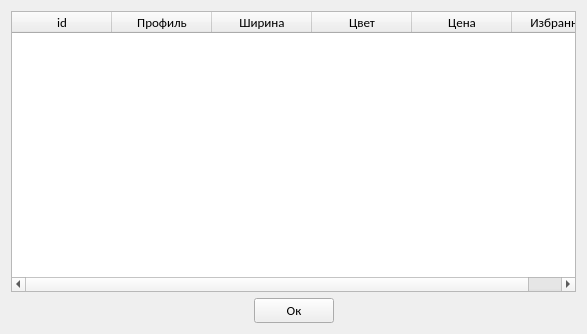
<?xml version="1.0" encoding="UTF-8"?>
<ui version="4.0">
 <class>ProfilesForm</class>
 <widget class="QWidget" name="ProfilesForm">
  <property name="windowModality">
   <enum>Qt::ApplicationModal</enum>
  </property>
  <property name="geometry">
   <rect>
    <x>0</x>
    <y>0</y>
    <width>587</width>
    <height>334</height>
   </rect>
  </property>
  <property name="font">
   <font>
    <family>Calibri</family>
    <pointsize>10</pointsize>
   </font>
  </property>
  <property name="windowTitle">
   <string>ProfilesForm</string>
  </property>
  <layout class="QVBoxLayout" name="verticalLayout">
   <item>
    <widget class="QTableWidget" name="profilesTableWidget">
     <property name="sizePolicy">
      <sizepolicy hsizetype="Expanding" vsizetype="Expanding">
       <horstretch>0</horstretch>
       <verstretch>0</verstretch>
      </sizepolicy>
     </property>
     <property name="alternatingRowColors">
      <bool>true</bool>
     </property>
     <property name="selectionMode">
      <enum>QAbstractItemView::SingleSelection</enum>
     </property>
     <property name="selectionBehavior">
      <enum>QAbstractItemView::SelectRows</enum>
     </property>
     <property name="verticalScrollMode">
      <enum>QAbstractItemView::ScrollPerPixel</enum>
     </property>
     <property name="horizontalScrollMode">
      <enum>QAbstractItemView::ScrollPerPixel</enum>
     </property>
     <property name="columnCount">
      <number>6</number>
     </property>
     <column>
      <property name="text">
       <string>id</string>
      </property>
     </column>
     <column>
      <property name="text">
       <string>Профиль</string>
      </property>
     </column>
     <column>
      <property name="text">
       <string>Ширина</string>
      </property>
      <property name="textAlignment">
       <set>AlignCenter</set>
      </property>
     </column>
     <column>
      <property name="text">
       <string>Цвет</string>
      </property>
     </column>
     <column>
      <property name="text">
       <string>Цена</string>
      </property>
      <property name="textAlignment">
       <set>AlignCenter</set>
      </property>
     </column>
     <column>
      <property name="text">
       <string>Избранный</string>
      </property>
     </column>
    </widget>
   </item>
   <item>
    <layout class="QHBoxLayout" name="horizontalLayout" stretch="0,0,0">
     <property name="sizeConstraint">
      <enum>QLayout::SetNoConstraint</enum>
     </property>
     <item>
      <spacer name="horizontalSpacer">
       <property name="orientation">
        <enum>Qt::Horizontal</enum>
       </property>
       <property name="sizeHint" stdset="0">
        <size>
         <width>40</width>
         <height>20</height>
        </size>
       </property>
      </spacer>
     </item>
     <item>
      <widget class="QPushButton" name="okButton">
       <property name="text">
        <string>Ок</string>
       </property>
      </widget>
     </item>
     <item>
      <spacer name="horizontalSpacer_2">
       <property name="orientation">
        <enum>Qt::Horizontal</enum>
       </property>
       <property name="sizeHint" stdset="0">
        <size>
         <width>40</width>
         <height>20</height>
        </size>
       </property>
      </spacer>
     </item>
    </layout>
   </item>
  </layout>
 </widget>
 <layoutdefault spacing="6" margin="11"/>
 <resources/>
 <connections>
  <connection>
   <sender>okButton</sender>
   <signal>clicked()</signal>
   <receiver>ProfilesForm</receiver>
   <slot>close()</slot>
   <hints>
    <hint type="sourcelabel">
     <x>282</x>
     <y>313</y>
    </hint>
    <hint type="destinationlabel">
     <x>352</x>
     <y>305</y>
    </hint>
   </hints>
  </connection>
 </connections>
</ui>
